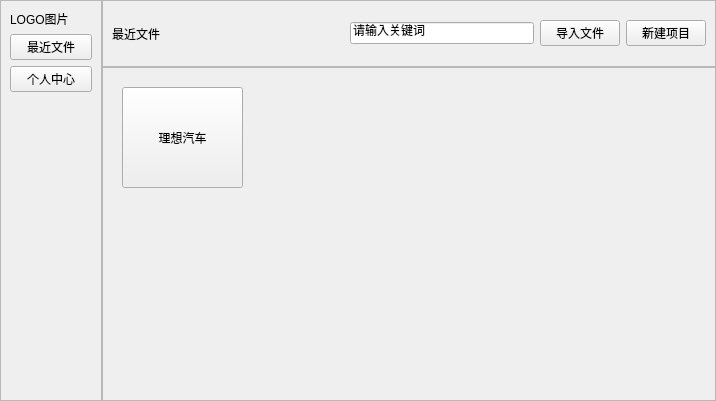
<?xml version="1.0" encoding="UTF-8"?>
<ui version="4.0">
 <class>PersonalPage</class>
 <widget class="QWidget" name="PersonalPage">
  <property name="geometry">
   <rect>
    <x>0</x>
    <y>0</y>
    <width>716</width>
    <height>401</height>
   </rect>
  </property>
  <property name="windowTitle">
   <string>Personal Page</string>
  </property>
  <layout class="QVBoxLayout" name="PersonalPageLayout">
   <property name="leftMargin">
    <number>0</number>
   </property>
   <property name="topMargin">
    <number>0</number>
   </property>
   <property name="rightMargin">
    <number>0</number>
   </property>
   <property name="bottomMargin">
    <number>0</number>
   </property>
   <item>
    <widget class="QWidget" name="ManageWidget" native="true">
     <property name="minimumSize">
      <size>
       <width>0</width>
       <height>200</height>
      </size>
     </property>
     <layout class="QGridLayout" name="gridLayout_2" rowstretch="1,5" columnstretch="1,6">
      <property name="leftMargin">
       <number>0</number>
      </property>
      <property name="topMargin">
       <number>0</number>
      </property>
      <property name="rightMargin">
       <number>0</number>
      </property>
      <property name="bottomMargin">
       <number>0</number>
      </property>
      <property name="spacing">
       <number>0</number>
      </property>
      <item row="0" column="1">
       <widget class="QFrame" name="frame_2">
        <property name="frameShape">
         <enum>QFrame::StyledPanel</enum>
        </property>
        <property name="frameShadow">
         <enum>QFrame::Raised</enum>
        </property>
        <layout class="QHBoxLayout" name="horizontalLayout">
         <item>
          <widget class="QLabel" name="label_2">
           <property name="text">
            <string>最近文件</string>
           </property>
          </widget>
         </item>
         <item>
          <spacer name="horizontalSpacer">
           <property name="orientation">
            <enum>Qt::Horizontal</enum>
           </property>
           <property name="sizeHint" stdset="0">
            <size>
             <width>158</width>
             <height>20</height>
            </size>
           </property>
          </spacer>
         </item>
         <item>
          <widget class="QLineEdit" name="lineEdit">
           <property name="text">
            <string>请输入关键词</string>
           </property>
          </widget>
         </item>
         <item>
          <widget class="QPushButton" name="pushButton_3">
           <property name="text">
            <string>导入文件</string>
           </property>
          </widget>
         </item>
         <item>
          <widget class="QPushButton" name="pushButton_4">
           <property name="text">
            <string>新建项目</string>
           </property>
          </widget>
         </item>
        </layout>
       </widget>
      </item>
      <item row="1" column="1">
       <widget class="QFrame" name="frame_3">
        <property name="frameShape">
         <enum>QFrame::StyledPanel</enum>
        </property>
        <property name="frameShadow">
         <enum>QFrame::Raised</enum>
        </property>
        <widget class="QPushButton" name="button2">
         <property name="geometry">
          <rect>
           <x>20</x>
           <y>20</y>
           <width>121</width>
           <height>101</height>
          </rect>
         </property>
         <property name="text">
          <string>理想汽车</string>
         </property>
        </widget>
       </widget>
      </item>
      <item row="0" column="0" rowspan="2">
       <widget class="QFrame" name="frame">
        <property name="frameShape">
         <enum>QFrame::StyledPanel</enum>
        </property>
        <property name="frameShadow">
         <enum>QFrame::Raised</enum>
        </property>
        <layout class="QVBoxLayout" name="verticalLayout">
         <item>
          <widget class="QLabel" name="label">
           <property name="text">
            <string>LOGO图片</string>
           </property>
          </widget>
         </item>
         <item>
          <widget class="QPushButton" name="pushButton">
           <property name="text">
            <string>最近文件</string>
           </property>
          </widget>
         </item>
         <item>
          <widget class="QPushButton" name="pushButton_2">
           <property name="text">
            <string>个人中心</string>
           </property>
          </widget>
         </item>
         <item>
          <spacer name="verticalSpacer">
           <property name="orientation">
            <enum>Qt::Vertical</enum>
           </property>
           <property name="sizeHint" stdset="0">
            <size>
             <width>20</width>
             <height>40</height>
            </size>
           </property>
          </spacer>
         </item>
        </layout>
       </widget>
      </item>
     </layout>
    </widget>
   </item>
  </layout>
 </widget>
 <resources/>
 <connections/>
</ui>
